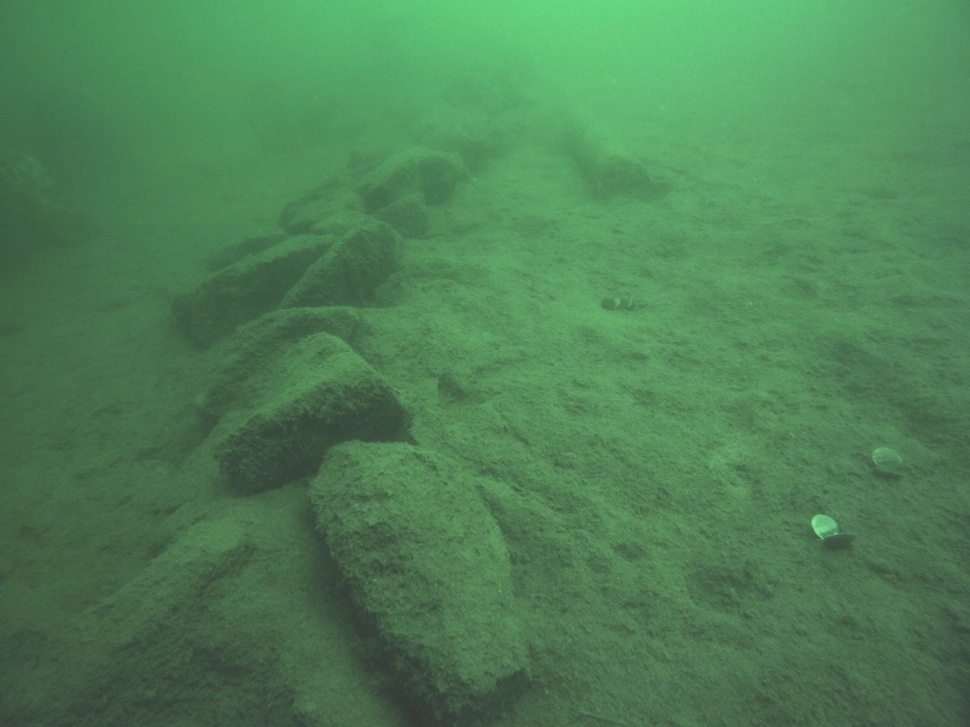
#> input picture output.jpg, 970 x 727 px, shrunk from 1600 x 1200 before the run
$ python dehaze_image.py output.jpg
#> lines starting #> are read from the running program, lines starting #| are printed output that depends on the picture; after the words box and inside, x2 and y2 are one past the last pixel; in counts of white or black regions, pixels touching at a corner belong together
#> further down, img is the input picture: shape (727, 970, 3); mean B, G, R 85.8, 128.9, 78.4
import cv2
import math
import numpy as np
import sys

def apply_mask(matrix, mask, fill_value):

    #print(flat[60])
    #print(flat[11940])

    masked = np.ma.array(matrix, mask=mask, fill_value=fill_value)
    print('MASKED=',masked)
    return masked.filled()

def apply_threshold(matrix, low_value, high_value):
    low_mask = matrix < low_value
    matrix = apply_mask(matrix, low_mask, low_value)
    print('Low MASK->',low_mask,'\nMatrix->',matrix)

    high_mask = matrix > high_value
    matrix = apply_mask(matrix, high_mask, high_value)

    return matrix

def simplest_cb(img, percent):
#> called with percent = 1
    assert img.shape[2] == 3
    assert percent > 0 and percent < 100

    half_percent = percent / 200.0
    print('HALF PERCENT->',half_percent)

    channels = cv2.split(img)
    print('Channels->\n',channels)
#> (printed output is left out)
    print('Shape->',channels[0].shape)
#| Shape-> (727, 970)
    print('Shape of channels->',len(channels[2]))
#| Shape of channels-> 727

    out_channels = []
    for channel in channels:
        assert len(channel.shape) == 2
        # find the low and high precentile values (based on the input percentile)
        height, width = channel.shape
        vec_size = width * height
        flat = channel.reshape(vec_size)
        print('vec=',vec_size,'\nFlat=',flat)
        assert len(flat.shape) == 1

        flat = np.sort(flat)

        n_cols = flat.shape[0]

        low_val  = flat[math.floor(n_cols * half_percent)]
        high_val = flat[math.ceil( n_cols * (1.0 - half_percent))]

        print ("Lowval: ", low_val)
        print ("Highval: ", high_val)

        # saturate below the low percentile and above the high percentile
        thresholded = apply_threshold(channel, low_val, high_val)
        # scale the channel
        normalized = cv2.normalize(thresholded, thresholded.copy(), 0, 255, cv2.NORM_MINMAX)
        out_channels.append(normalized)
#> this loop made 3 passes
#> (low_val, high_val) on passes 1 to 3: (57, 127), (69, 207), (54, 101)
#> (printed output is left out)
#> pass 1, in apply_threshold, `low_mask = matrix < low_value`:
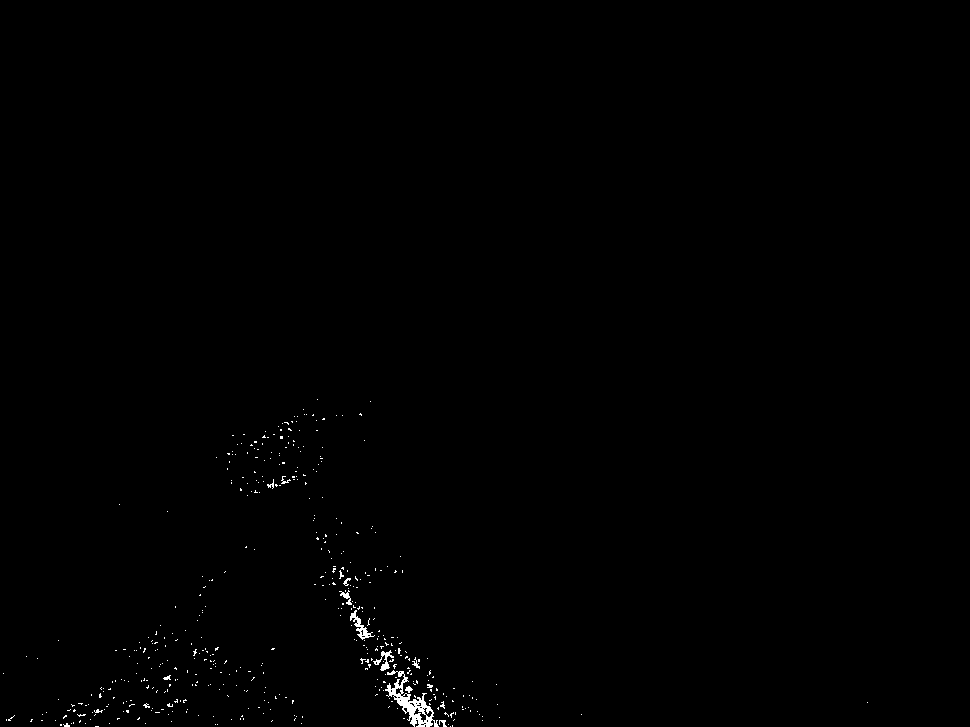
#> low_mask: shape (727, 970) bool; 0.39% white in thin lines or dots, all inside (x1, y1, x2, y2) = (3, 399, 868, 727)
#> pass 1, in apply_mask, `masked = np.ma.array(matrix, mask=mask, fill_value=fill_value)`:
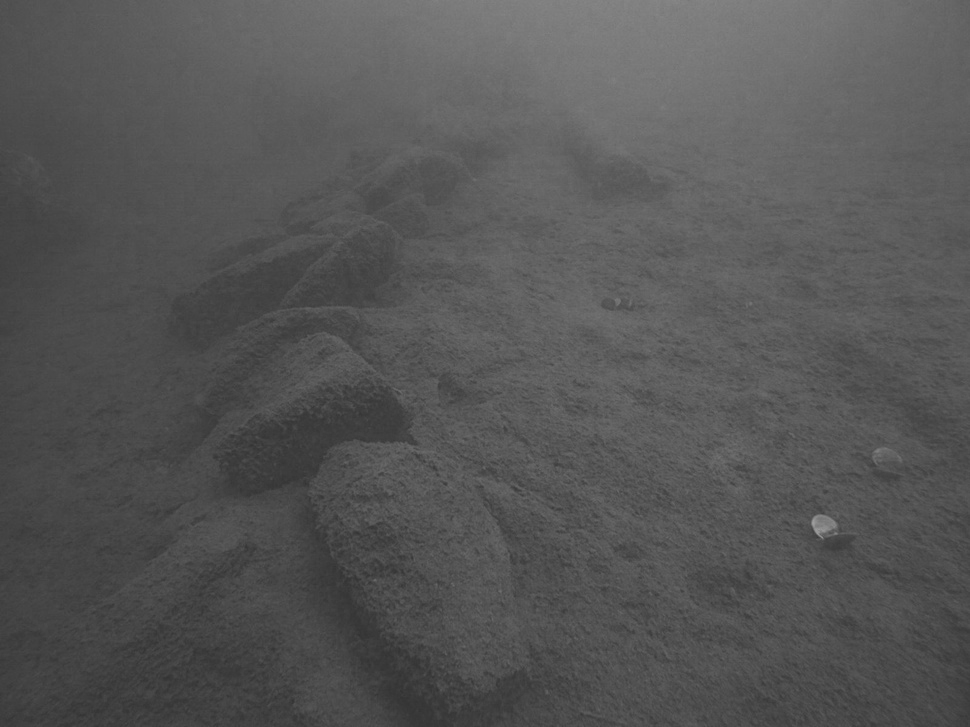
#> masked: shape (727, 970); min 50, max 158, mean 85.8
#> pass 1, in apply_threshold, `high_mask = matrix > high_value`:
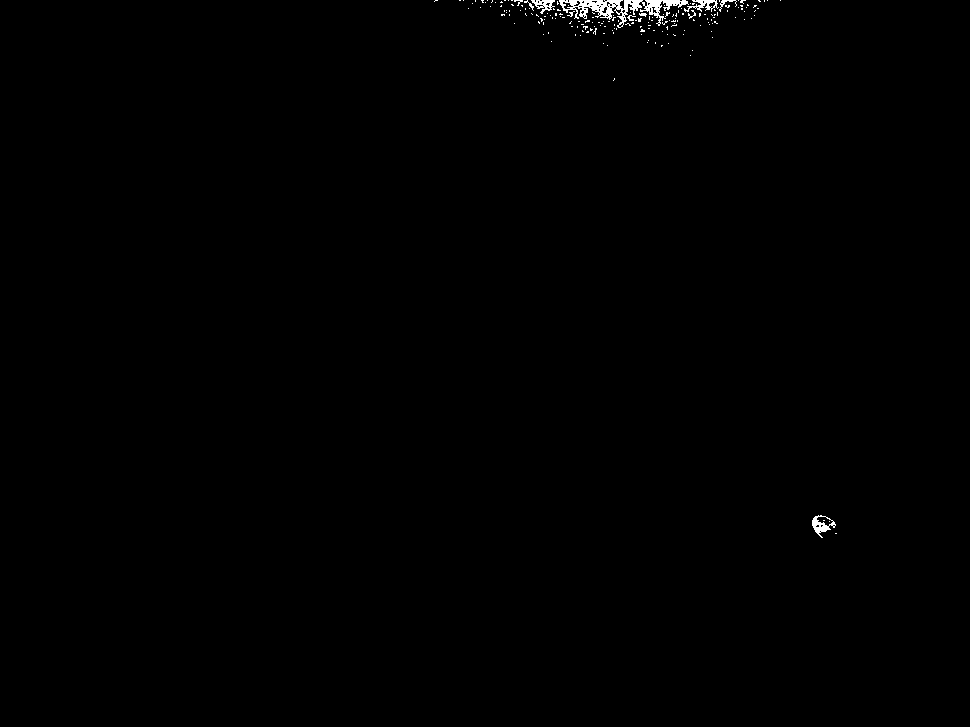
#> high_mask: shape (727, 970) bool; 0.35% white; 186 white regions (176 under 20 px), largest, box (x1, y1, x2, y2) and area: (559, 0, 689, 28) 1266, (812, 515, 836, 538) 216, (684, 0, 719, 12) 180
#> after the loop:
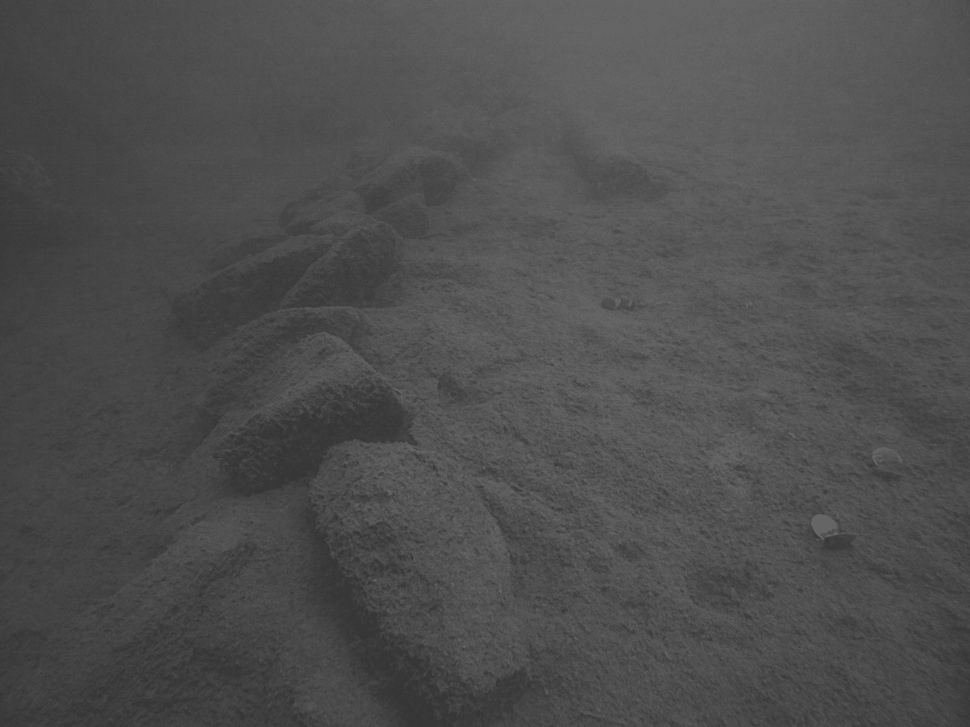
#> thresholded: shape (727, 970); min 54, max 101, mean 78.4
#> after the loop, out_channels = 3 items

    return cv2.merge(out_channels)
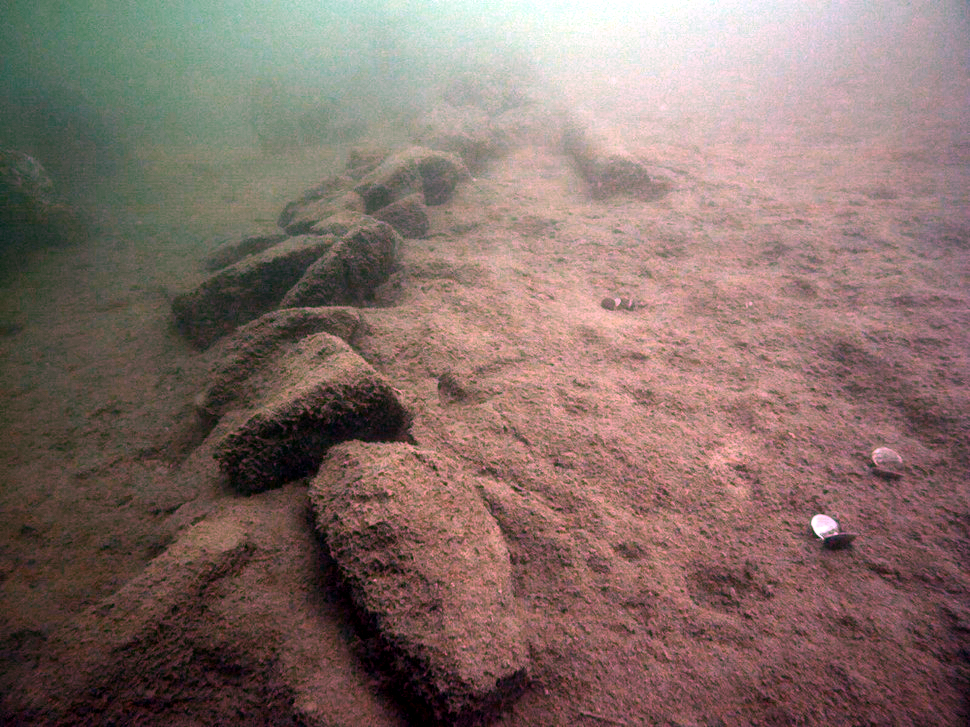
#> returned value: shape (727, 970, 3); mean of channels 0, 1, 2 104.8, 110.6, 132.2; drawn as B, G, R

if __name__ == '__main__':
    #img = cv2.imread(sys.argv[1])
    img = cv2.imread('output.jpg')
    out = simplest_cb(img, 1)
    cv2.imshow("Before", img)
    cv2.imshow("After", out)
    cv2.waitKey(0)
